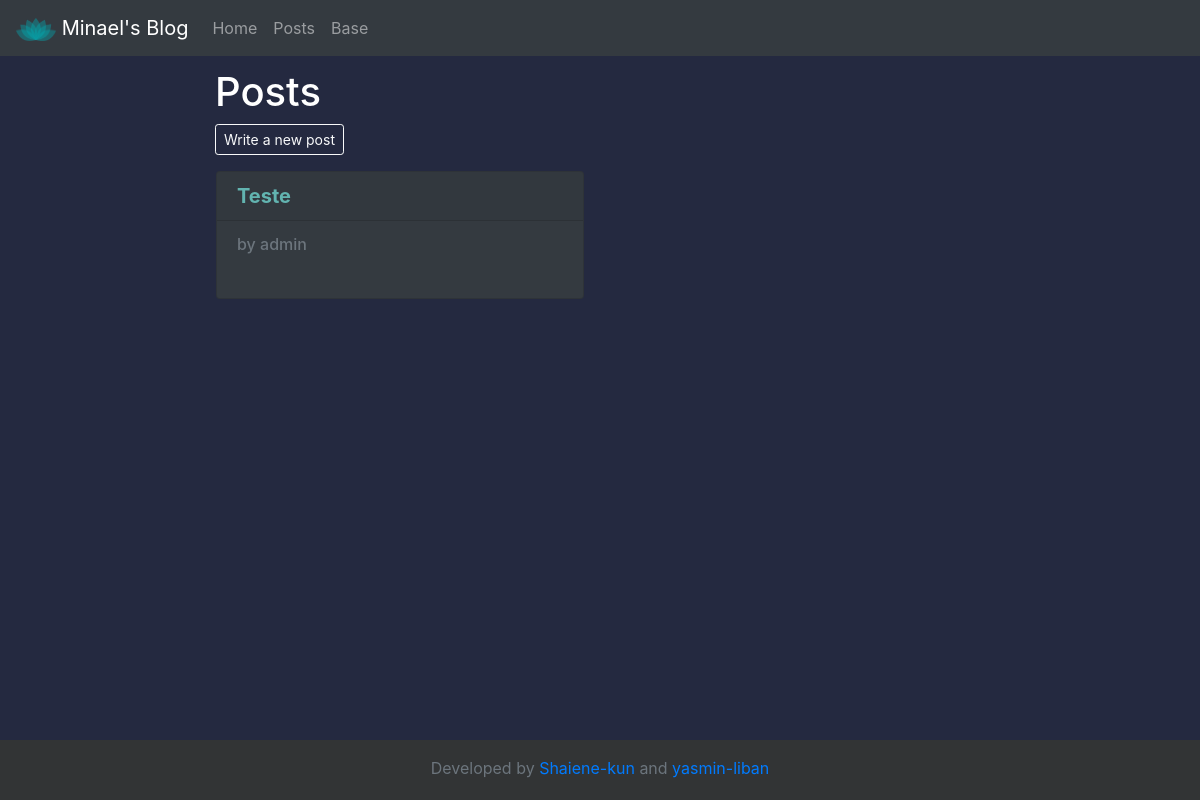
The app's page /posts/, older data.
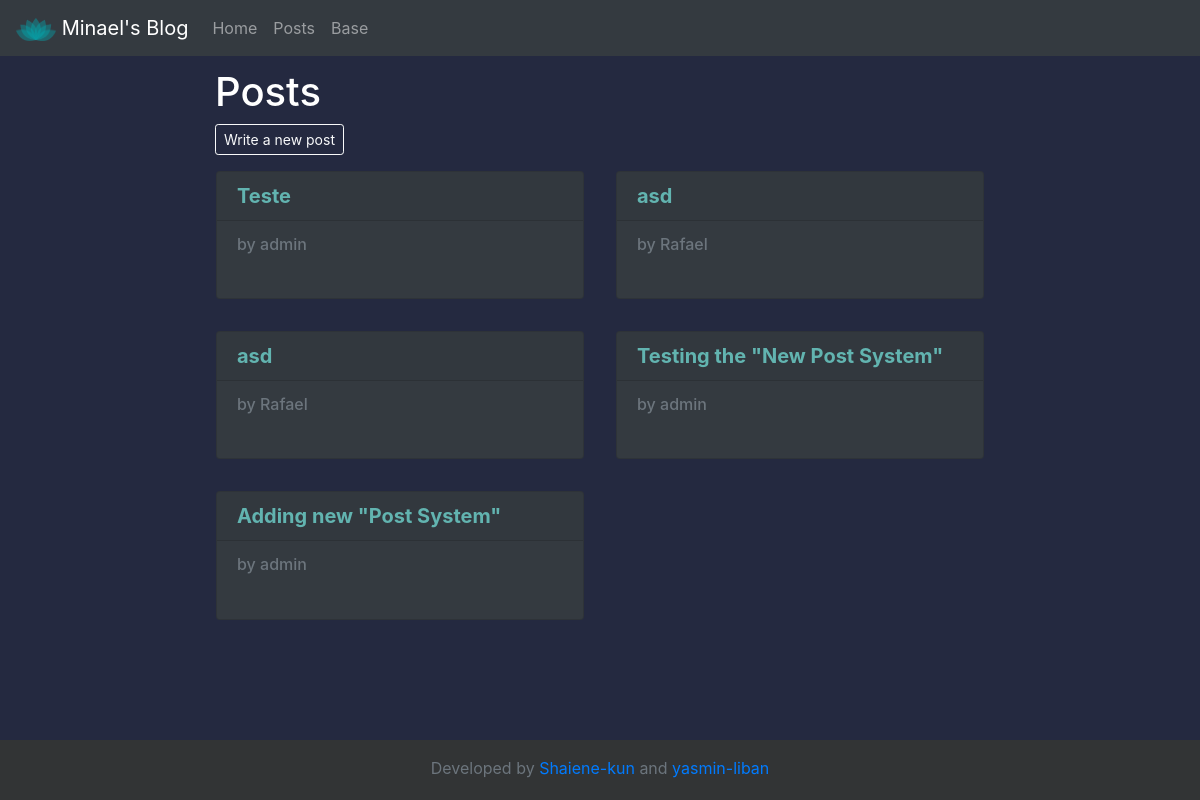
The same page, newer data.
### blog/models.py (models this page shows, shortened)
class Post(models.Model):
    title = models.CharField(max_length=255)
    author = models.ForeignKey(User, on_delete=models.CASCADE)
    body = MarkdownxField()

### blog/views.py (the view)
# urls.py: path('', PostsView.as_view(), name = "posts"),
class PostsView(ListView):
    model = Post
    template_name = "posts/home.html"

### blog/templatetags/filters.py (called while the page is built)
@register.filter
def formatted_markdown(text):
        return markdownify(text)

### templates/posts/home.html (shortened to what this page needs)
{% extends 'base/base.html'%}
{% block content%}
        {% load static %}
        {% load filters %}
        <link rel="stylesheet" href=" {% static 'posts/home/css/style.css' %} ">
        <h1 class="title" >Posts</h1>
        <a href="{% url 'blog:postForm'%}">
            <button class="btn btn-sm btn-outline-light" > Write a new post </button>
        </a>
        <div class="container-fluid p-0 m-0">
            <div class="row">
                    {% for currentPost in object_list %}
                        <div class="col-sm-6 coluna">
                            <div class="card text-white bg-dark mb-3">
                                <h5 class="card-header" >
                                    <a href="{% url 'blog:articleDetail' currentPost.pk %}" > <b> {{ currentPost.title }}</b> </a>
                                </h5>
                                <div class="card-body">
                                    <h6 class="card-subtitle mb-2 text-muted">
                                        by {{currentPost.author}}
                                    </h6>
                                </div>
                            </div>
                        </div>
                        <br>
                    {% endfor %}
            </div>
        </div>
{% endblock %}

### templates/base/base.html (shortened to what this page needs)
<!doctype html>
<html lang="pt-br">
    <head>
        {% load static %}
        <link rel="stylesheet" href="https://stackpath.bootstrapcdn.com/bootstrap/4.5.0/css/bootstrap.min.css">
        <link rel="stylesheet" href="{% static "base/css/style.css" %}">
    </head>
    <body>
        <nav class="navbar navbar-expand-lg navbar-dark bg-dark">
            <a class="navbar-brand" href="#">
                <img src="{% static "base/img/lotus.png"%}">
                Minael's Blog
            </a>
            <div class="collapse navbar-collapse" id="navbarSupportedContent">
                <ul class="navbar-nav mr-auto">
                    <li class="nav-item ">
                        <a class="nav-link" href="{% url 'index:index'%}">Home</a>
                    </li>
                    <li class="nav-item ">
                        <a class="nav-link" href="{% url 'blog:posts'%}">Posts</a>
                    </li>
                    <li class="nav-item">
                        <a class="nav-link" href="{% url 'index:base' %}">Base</a>
                    </li>
                </ul>
            </div>
        </nav>
        <div class="container-fluid">
            <div class="row justify-content-center">
                <div class="col-sm-8">
        {% block content %}
        {% endblock %}
                </div>
            </div>
        </div>
        <footer class="footer py-3">
            <div class="container">
                <span class="text-muted">Developed by <a href="https://github.com/Shaiene-kun" target="_blank">Shaiene-kun</a> and <a href="https://github.com/yasmin-liban" target="_blank">yasmin-liban</a> </span>
            </div>
        </footer>
  </body>
</html>

### static/base/css/style.css (style rules this page uses)
html { position: relative; min-height: 100%; }
body { background-color: #242940; margin-bottom: 60px; }
nav { margin-bottom:1%; }
.footer { position:absolute; bottom: 0; width: 100%; height: 60px; background-color: rgb(50, 52, 53); color: white; text-align: center; }
nav img { width: 40px; }
.title { color: white; }

### static/posts/home/css/style.css (style rules this page uses)
.coluna { padding:2%; }
.card { height:100%; width:auto; }
.card a { color: rgb(98, 180, 176); }

Row changes from the older to the newer data that the page shows:
added Post: title "asd", author "Rafael"
added Post: title "asd", author "Rafael"
added Post: title "Testing the \"New Post System\"", author "admin"
added Post: title "Adding new \"Post System\"", author "admin"
